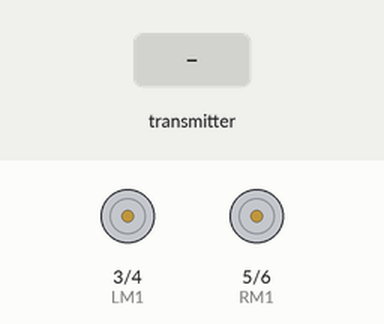
This sketch was run on a simulated Arduino Uno, built with avr-gcc and run on an emulated ATmega328P. On the bench: motor-driver pin pairs drawn as motors (green arrow = first pin HIGH = forward, orange = second pin HIGH = backward, longer = more drive). The test bench sets the inputs (shaded band). No radio packets arrive unless stated.

Above: at 0.01 s.
At 1.2 s:
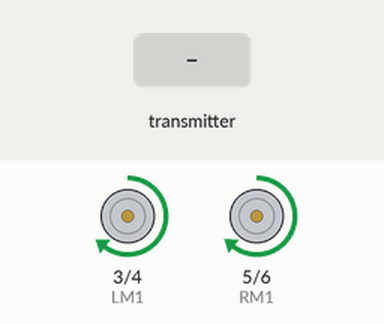
1.3 s: the transmitter starts sending lmotor = 1023
At 1.47 s:
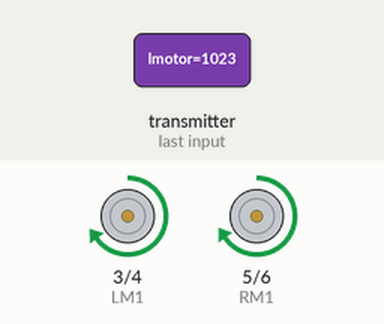
Timing chart, 0 to 1.9 s (numbered marks = the images above; inputs shaded):
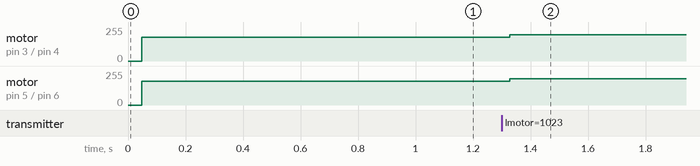

Measured:
- after the input at 1.3 s, motor on pin 3 (LM1) / pin 4 (LM2): forward 177/255 → forward 196/255 at once; motor on pin 5 (RM1) / pin 6 (RM2): forward 178/255 → forward 197/255 at once

The sketch:

DC_MotorsReceiving.ino
```cpp
#include <SPI.h>
#include "nRF24L01.h"
#include "RF24.h"

#define LM1 3        // left motor
#define LM2 4       // left motor
#define RM1 5       // right motor
#define RM2 6       // right motor

RF24 radio(8,7);

const uint64_t pipe = 0xE8E8F0F0E1LL;
byte adresses[][6]={"1Node", "2Node"};

int lmotor,rmotor;

void setup()
{
  pinMode(LM1, OUTPUT);
  pinMode(LM2, OUTPUT);
  pinMode(RM1, OUTPUT);
  pinMode(RM2, OUTPUT);

  Serial.begin(115200);
  radio.begin();

      radio.setChannel(1);
  radio.setPALevel(RF24_PA_MAX); // radio.setPALevel(RF24_PA_LOW) -> should be used at last
  radio.setDataRate(RF24_250KBPS);
  radio.setAutoAck(1);                     // Ensure autoACK is enabled
  radio.setRetries(2,15);                  // Optionally, increase the delay between retries & # of retries

  radio.setCRCLength(RF24_CRC_8);          // Use 8-bit CRC for performance
//  radio.setChannel(108);
//  radio.setDataRate(RF24_250KBPS);
//  radio.setPALevel(RF24_PA_LOW);
  radio.openReadingPipe(1,adresses[1]);
  radio.startListening();
//  radio.printDetails();
  radio.powerUp();
}

void loop()
{
  if(radio.available())
  {
    radio.read(&lmotor,sizeof(lmotor)); // x axis
    radio.read(&rmotor,sizeof(rmotor)); // reading the values from the joystick , y axis
    }
  analogWrite(LM1 , lmotor);
  analogWrite(LM2 , 0);
  analogWrite(RM1, rmotor);
  analogWrite(RM2 , 0);


  analogWrite(LM1 , 200);
  analogWrite(LM2 , 0);
  analogWrite(RM1, 200);
  analogWrite(RM2 , 0);

}
```
